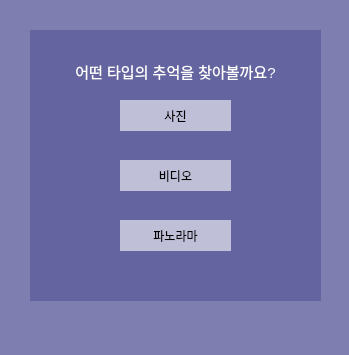
<?xml version="1.0" encoding="UTF-8"?>
<ui version="4.0">
 <class>FcMenu</class>
 <widget class="QWidget" name="FcMenu">
  <property name="geometry">
   <rect>
    <x>0</x>
    <y>0</y>
    <width>349</width>
    <height>355</height>
   </rect>
  </property>
  <property name="windowTitle">
   <string>Form</string>
  </property>
  <property name="styleSheet">
   <string notr="true">background-color: rgba(100, 100, 160, 150);
</string>
  </property>
  <widget class="QWidget" name="widget" native="true">
   <property name="geometry">
    <rect>
     <x>30</x>
     <y>30</y>
     <width>291</width>
     <height>271</height>
    </rect>
   </property>
   <property name="styleSheet">
    <string notr="true">background-color: rgba(100, 100, 160);
border-color: rgb(255, 255, 255);
border: 2px;</string>
   </property>
   <widget class="QPushButton" name="loadpic">
    <property name="geometry">
     <rect>
      <x>90</x>
      <y>70</y>
      <width>111</width>
      <height>31</height>
     </rect>
    </property>
    <property name="styleSheet">
     <string notr="true">background-color: rgb(255, 255, 255,150);
font: 57 11pt &quot;DX별과그대&quot;;
border-color: rgb(0, 0, 0);
border: 2px;</string>
    </property>
    <property name="text">
     <string>사진</string>
    </property>
   </widget>
   <widget class="QPushButton" name="loadvideo">
    <property name="geometry">
     <rect>
      <x>90</x>
      <y>130</y>
      <width>111</width>
      <height>31</height>
     </rect>
    </property>
    <property name="styleSheet">
     <string notr="true">background-color: rgb(255, 255, 255,150);
font: 57 11pt &quot;DX별과그대&quot;;
border-color: rgb(0, 0, 0);
border: 2px;</string>
    </property>
    <property name="text">
     <string>비디오</string>
    </property>
   </widget>
   <widget class="QPushButton" name="loadpanorama">
    <property name="geometry">
     <rect>
      <x>90</x>
      <y>190</y>
      <width>111</width>
      <height>31</height>
     </rect>
    </property>
    <property name="styleSheet">
     <string notr="true">background-color: rgb(255, 255, 255,150);
font: 57 11pt &quot;DX별과그대&quot;;
border-color: rgb(0, 0, 0);
border: 2px;</string>
    </property>
    <property name="text">
     <string>파노라마</string>
    </property>
   </widget>
   <widget class="QLabel" name="label_7">
    <property name="geometry">
     <rect>
      <x>20</x>
      <y>30</y>
      <width>251</width>
      <height>21</height>
     </rect>
    </property>
    <property name="styleSheet">
     <string notr="true">font: 57 11pt &quot;DX별과그대&quot;;
</string>
    </property>
    <property name="text">
     <string>&lt;html&gt;&lt;head/&gt;&lt;body&gt;&lt;p align=&quot;center&quot;&gt;&lt;span style=&quot; font-size:11pt; color:#ffffff;&quot;&gt;어떤 타입의 추억을 찾아볼까요?&lt;/span&gt;&lt;/p&gt;&lt;/body&gt;&lt;/html&gt;</string>
    </property>
   </widget>
  </widget>
  <widget class="QPushButton" name="add_fc">
   <property name="geometry">
    <rect>
     <x>70</x>
     <y>50</y>
     <width>201</width>
     <height>41</height>
    </rect>
   </property>
   <property name="styleSheet">
    <string notr="true">background-color: rgb(255, 255, 255,150);
font: 57 11pt &quot;DX별과그대&quot;;
border-color: rgb(0, 0, 0);
border: 2px;</string>
   </property>
   <property name="text">
    <string>자주찾는 추억에 추가하기</string>
   </property>
  </widget>
  <widget class="QPushButton" name="delete_fc">
   <property name="geometry">
    <rect>
     <x>70</x>
     <y>110</y>
     <width>201</width>
     <height>41</height>
    </rect>
   </property>
   <property name="styleSheet">
    <string notr="true">background-color: rgb(255, 255, 255,150);
font: 57 11pt &quot;DX별과그대&quot;;
border-color: rgb(0, 0, 0);
border: 2px;</string>
   </property>
   <property name="text">
    <string>자주찾는 추억 삭제하기</string>
   </property>
  </widget>
  <widget class="QPushButton" name="view_fc">
   <property name="geometry">
    <rect>
     <x>70</x>
     <y>170</y>
     <width>201</width>
     <height>41</height>
    </rect>
   </property>
   <property name="styleSheet">
    <string notr="true">background-color: rgb(255, 255, 255,150);
font: 57 11pt &quot;DX별과그대&quot;;
border-color: rgb(0, 0, 0);
border: 2px;</string>
   </property>
   <property name="text">
    <string>자주찾는 추억 간단보기</string>
   </property>
  </widget>
  <widget class="QPushButton" name="view_fc_mc">
   <property name="geometry">
    <rect>
     <x>70</x>
     <y>230</y>
     <width>201</width>
     <height>41</height>
    </rect>
   </property>
   <property name="styleSheet">
    <string notr="true">background-color: rgb(255, 255, 255,150);
font: 57 11pt &quot;DX별과그대&quot;;
border-color: rgb(0, 0, 0);
border: 2px;</string>
   </property>
   <property name="text">
    <string>자주찾는 추억 상세보기</string>
   </property>
  </widget>
  <zorder>add_fc</zorder>
  <zorder>delete_fc</zorder>
  <zorder>view_fc</zorder>
  <zorder>view_fc_mc</zorder>
  <zorder>widget</zorder>
 </widget>
 <resources/>
 <connections>
  <connection>
   <sender>add_fc</sender>
   <signal>clicked()</signal>
   <receiver>FcMenu</receiver>
   <slot>add_fc()</slot>
   <hints>
    <hint type="sourcelabel">
     <x>215</x>
     <y>96</y>
    </hint>
    <hint type="destinationlabel">
     <x>272</x>
     <y>52</y>
    </hint>
   </hints>
  </connection>
  <connection>
   <sender>delete_fc</sender>
   <signal>clicked()</signal>
   <receiver>FcMenu</receiver>
   <slot>delete_fc()</slot>
   <hints>
    <hint type="sourcelabel">
     <x>261</x>
     <y>141</y>
    </hint>
    <hint type="destinationlabel">
     <x>319</x>
     <y>145</y>
    </hint>
   </hints>
  </connection>
  <connection>
   <sender>view_fc</sender>
   <signal>clicked()</signal>
   <receiver>FcMenu</receiver>
   <slot>view_fc()</slot>
   <hints>
    <hint type="sourcelabel">
     <x>157</x>
     <y>185</y>
    </hint>
    <hint type="destinationlabel">
     <x>81</x>
     <y>183</y>
    </hint>
   </hints>
  </connection>
  <connection>
   <sender>view_fc_mc</sender>
   <signal>clicked()</signal>
   <receiver>FcMenu</receiver>
   <slot>view_fc_mc()</slot>
   <hints>
    <hint type="sourcelabel">
     <x>268</x>
     <y>229</y>
    </hint>
    <hint type="destinationlabel">
     <x>303</x>
     <y>232</y>
    </hint>
   </hints>
  </connection>
  <connection>
   <sender>loadpanorama</sender>
   <signal>clicked()</signal>
   <receiver>FcMenu</receiver>
   <slot>select_pic()</slot>
   <hints>
    <hint type="sourcelabel">
     <x>204</x>
     <y>238</y>
    </hint>
    <hint type="destinationlabel">
     <x>365</x>
     <y>266</y>
    </hint>
   </hints>
  </connection>
  <connection>
   <sender>loadvideo</sender>
   <signal>clicked()</signal>
   <receiver>FcMenu</receiver>
   <slot>select_video()</slot>
   <hints>
    <hint type="sourcelabel">
     <x>215</x>
     <y>159</y>
    </hint>
    <hint type="destinationlabel">
     <x>370</x>
     <y>101</y>
    </hint>
   </hints>
  </connection>
  <connection>
   <sender>loadpic</sender>
   <signal>clicked()</signal>
   <receiver>FcMenu</receiver>
   <slot>select_pic()</slot>
   <hints>
    <hint type="sourcelabel">
     <x>166</x>
     <y>90</y>
    </hint>
    <hint type="destinationlabel">
     <x>362</x>
     <y>17</y>
    </hint>
   </hints>
  </connection>
 </connections>
 <slots>
  <slot>add_fc()</slot>
  <slot>delete_fc()</slot>
  <slot>view_fc()</slot>
  <slot>view_fc_mc()</slot>
  <slot>select_pic()</slot>
  <slot>select_video()</slot>
  <slot>select_panorama()</slot>
 </slots>
</ui>
